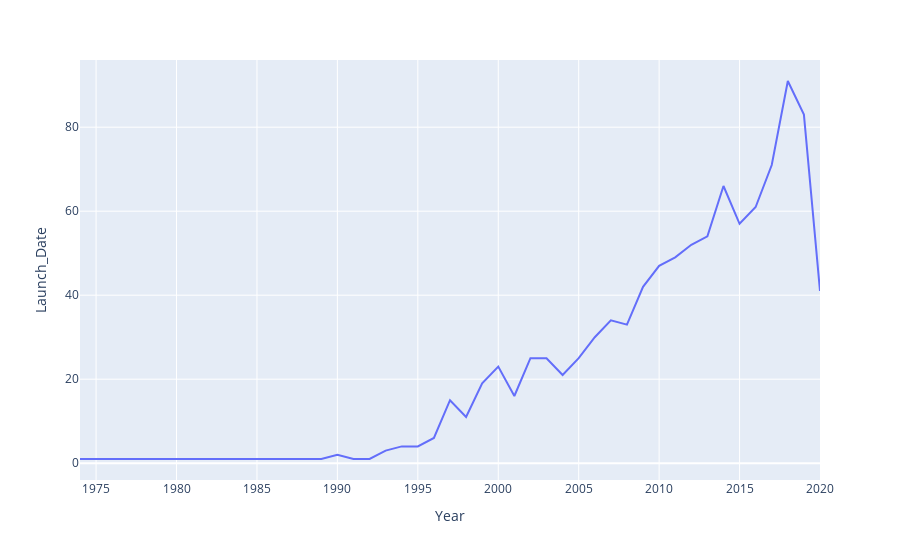

The notebook cell saved with this chart:
### Code cell
p_year = data.groupby(['Year'])['Launch_Date'].nunique().reset_index()

plot = px.line(p_year,x='Year',y='Launch_Date')
plot.show()
p_year

### Figure 1 — Plotly figure (JSON) as saved in the notebook; plotly's stock layout.template omitted (floating-point values rounded to 4 significant figures)
{"data": [{"hovertemplate": "Year=%{x}<br>Launch_Date=%{y}<extra></extra>", "legendgroup": "", "line": {"color": "#636efa", "dash": "solid"}, "mode": "lines", "name": "", "orientation": "v", "showlegend": false, "type": "scatter", "x": [1974, 1988, 1989, 1990, 1991, 1992, 1993, 1994, 1995, 1996, 1997, 1998, 1999, 2000, 2001, 2002, 2003, 2004, 2005, 2006, 2007, 2008, 2009, 2010, 2011, 2012, 2013, 2014, 2015, 2016, 2017, 2018, 2019, 2020], "xaxis": "x", "y": [1, 1, 1, 2, 1, 1, 3, 4, 4, 6, 15, 11, 19, 23, 16, 25, 25, 21, 25, 30, 34, 33, 42, 47, 49, 52, 54, 66, 57, 61, 71, 91, 83, 41], "yaxis": "y"}], "layout": {"legend": {"tracegroupgap": 0}, "margin": {"t": 60}, "xaxis": {"anchor": "y", "domain": [0, 1], "title": {"text": "Year"}}, "yaxis": {"anchor": "x", "domain": [0, 1], "title": {"text": "Launch_Date"}}}}
